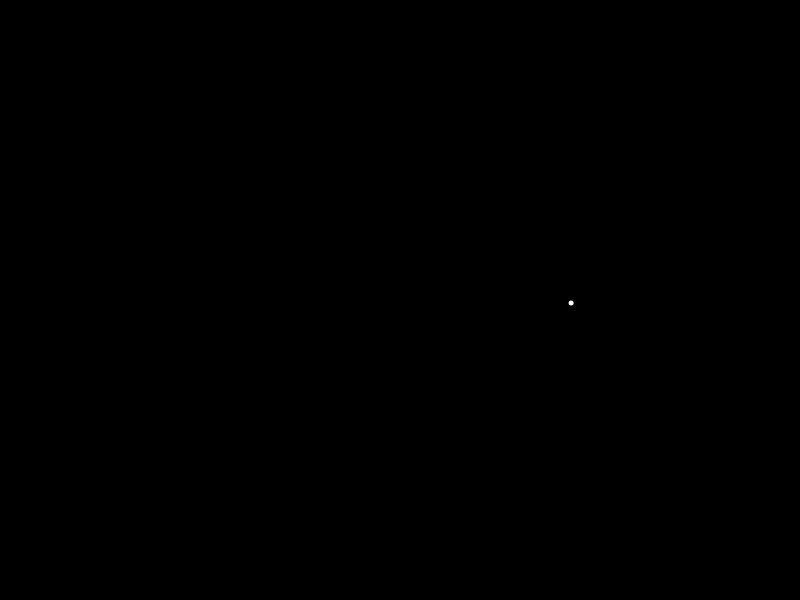
Frame 1 (no input)
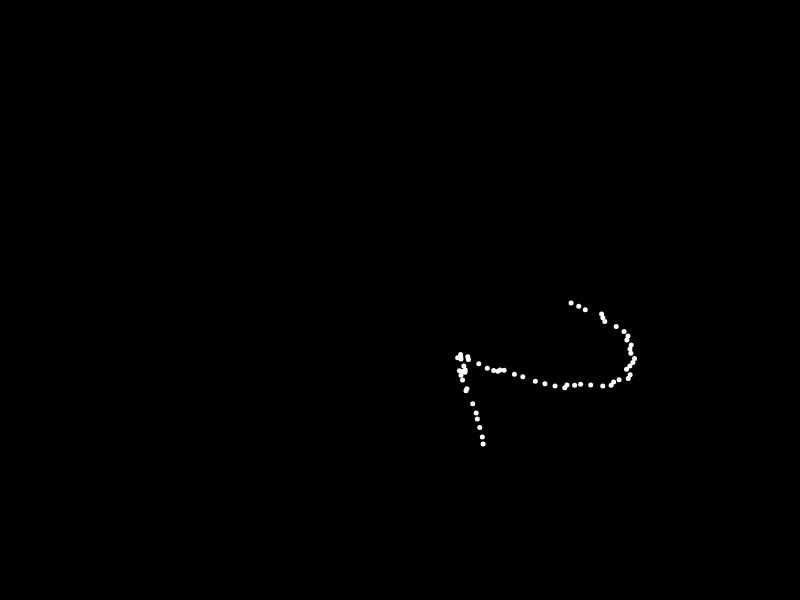
Frame 60 (no input)
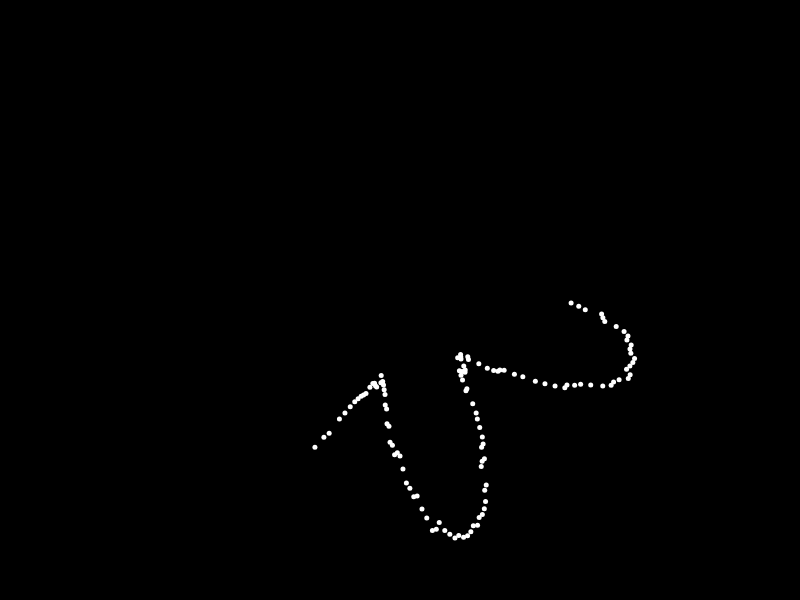
Frame 120 (the mouse pressed at the canvas centre since frame 60)

The p5.js sketch that drew these frames (run headless with seeded random() and noise() and a simulated clock; from frame 60 on, the mouse is pressed at the canvas centre):

// p5.js sketch
// ── sketch.js
let angle = 0;

function setup() {
  createCanvas(800, 600);
  background(0);

  angleMode(DEGREES);

  noStroke();
  fill(255);
}

function draw() {
  // angle, frequency
  angle = angle + 1;

  // sine value for radial distance
  let sineValue = sin(angle * 6) * 80;

  // noise value for radial distance
  let noiseValue = noise(frameCount * 0.5) * 30;

  // amplitude, radial distance
  let radDist = 150 + sineValue + noiseValue;

  let x = width / 2 + cos(angle) * radDist;
  let y = height / 2 + sin(angle) * radDist;

  circle(x, y, 5);
}
